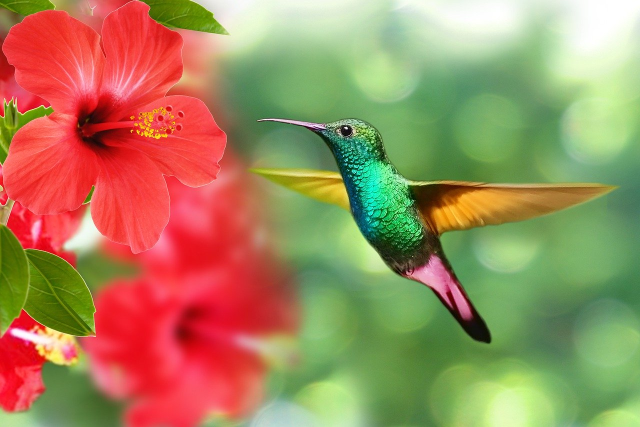
#> input picture local/imgs/colibri.jpg, 1280 x 854 px (shown at 1/2 size)
$ jupyter execute '05 - Ejemplos NumPy.ipynb'   (shell and % lines are left out)
#> lines starting #> are read from the running program, lines starting #| are printed output that depends on the picture
### init.py
course_id = 'UBM-MACHINE-LEARNING-1'
github_repo = 'acubillosunal/%s'%course_id
zip_file_url="https://github.com/%s/archive/main.zip"%github_repo

# [10 lines left out: function get_last_modif_date, not called in this run]

import requests, zipfile, io, os, shutil
def init(force_download=False):
    if force_download or not os.path.exists("local"):
        print("replicating local resources")
        dirname = course_id+"-main/"
        if os.path.exists(dirname):
            shutil.rmtree(dirname)
        r = requests.get(zip_file_url)
        z = zipfile.ZipFile(io.BytesIO(r.content))
        z.extractall()
        if os.path.exists("local"):
            shutil.rmtree("local")
        shutil.move(dirname+"/local", "local")
        shutil.rmtree(dirname)

### 05 - Ejemplos NumPy.ipynb
<a href="https://colab.research.google.com/github/acubillosunal/UBM-MACHINE-LEARNING-1/blob/main/05%20-%20Ejemplos%20NumPy.ipynb" target="_parent"></a>

**Recuerda que una vez abierto, Da clic en "Copiar en Drive", de lo contrario no podras alamancenar tu progreso**

Nota: no olvide ir ejecutando las celdas de código de arriba hacia abajo para que no tenga errores de importación de librerías o por falta de definición de variables.

[cell 1]
import init; init.init(force_download=False);

[cell 2]
from IPython.display import Image

# Ejemplos NumPy

En este punto ya debes haber explorado las bases de NumPy, sino, recuerda hacerlo primero. Acá simplemente se mostrarán algunos usos. Se mostrará también algunos ejemplos de matplotlib, que se estudiará más adelante.

[cell 3]
import cv2
import numpy as np
import matplotlib.pyplot as plt

## Procesar una imagen

Supongamos que tenemos una imagen como la siguiente

[cell 4]
Image("local/imgs/colibri.jpg")

Esa imagen se puede representar en Python como un arreglo de 3 dimenciones: height, width, depth.

[cell 5]
img = cv2.cvtColor(cv2.imread("local/imgs/colibri.jpg", cv2.IMREAD_COLOR), cv2.COLOR_BGR2RGB)

[cell 6]
img.shape
#> Out = (854, 1280, 3)

el arreglo es bastante grande y carece de sentido imprimirlo en el notebook, vamos a imprimir solo un pedacito, usando los índices.

[cell 7]
img[:4, :5]

igualmente inútil....

Algo que sí es útil es extraer una región que nos intere, por ejemplo, supongamos que queremos sacar el colibrí únicamente

[cell 8]
colibri = img[180: 680, 480:-30]
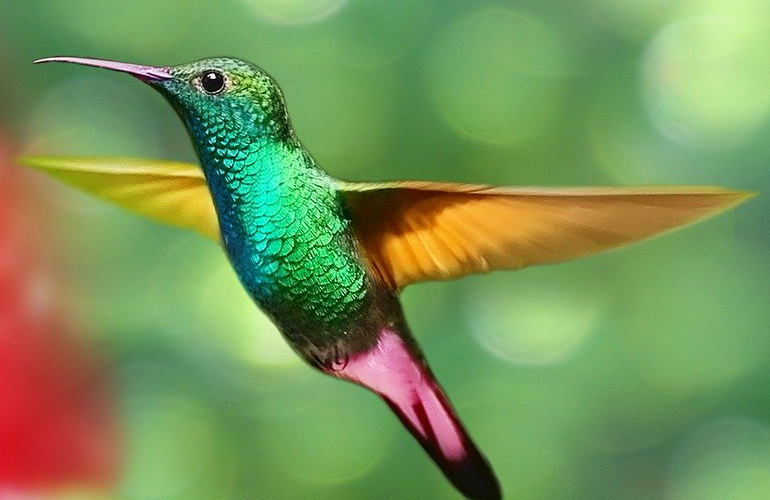
#> colibri: shape (500, 770, 3); mean R, G, B 119.2, 148.1, 88.7
plt.imshow(colibri)
#> (this line was passed over: IPython is not available in this run)

Podemos utilizar muchas funciones de NumPy para hacer cosas con imágenes

[cell 9]
plt.imshow(np.transpose(colibri, (1, 0, 2)))
#> (this line was passed over: IPython is not available in this run)

[cell 10]
plt.imshow(np.mean(colibri, axis=2), cmap="gray")
#> (this line was passed over: IPython is not available in this run)

[cell 11]
plt.imshow(colibri[..., 1], cmap="gray")
#> (this line was passed over: IPython is not available in this run)

## Estimando una regresión lineal

**NO** es el momento para hablar de Machine Learning, pero vale la pena mencionar un ejemplo de cómo NumPy puede ser usado en el campo de la ciencia de datos. Acá un extracto tomado de [un trabajo que dejé empezando](https://github.com/srcolinas/Machine-Learning-Open-Cookbook/blob/master/linear_regression/notebook_01.ipynb).

**Advertencia**: esto no es una explicación completa de regressiones lineales!

>- Predictions: $\hat{Y} = X \mathbf{w}$
>- Loss function: $ L = \| Y - X \mathbf{w} \| _{2}^{2}$
>- Solution by normal equations: $ \mathbf{w} = (X^{T}X)^{-1} X^{T}Y$

La siguiente función nos genera unos datos sintéticos para poder realizar nuestra regresión lineal básica.

[cell 12]
w_real = 0.9

[cell 13]
def make_regression_problem(w):
    b = 0
    X_real = np.linspace(0, 1, 1000000).reshape(-1,1)
    b_noise = 0.1 * np.random.rand(X_real.shape[0], 1)
    y_real = w * X_real + b + b_noise
    sample_size = 60
    indices = np.random.randint(X_real.shape[0], size=sample_size)
    X, y = X_real[indices, 0], y_real[indices]
    return X, y

[cell 14]
X, y = make_regression_problem(w_real)

[cell 15]
plt.scatter(X, y)
#> (this line was passed over: IPython is not available in this run)

Ahora podemos implementar nuestra propia regresión lineal

[cell 16]
def predictions(X, w):
    X_ = np.expand_dims(X, axis=-1)
    return np.dot(X_, w)[..., 0]

[cell 17]
def solve_linear_regression(X, y):
    X_ = np.expand_dims(X, axis=-1)
    XTX = np.dot(X_.T, X_)
    XTX_inv = np.linalg.inv(XTX)
    XTy = np.dot(X_.T, y)
    w = np.dot(XTX_inv, XTy)
    return w

[cell 18]
w_pred = solve_linear_regression(X, y)

[cell 19]
y_pred = predictions(X, w_pred)

[cell 20]
def plot_model_line_with_points(w, X, y):
#> called with w = 0.9, X = array of shape (60,), y = array of shape (60, 1)
    xmin, xmax = np.min(X), np.max(X)
    X_real = np.linspace(xmin, xmax, 1000000).reshape(-1,1)
    if isinstance(w, float):
        w = np.array([[w]])
    y_pred = predictions(X_real, w_pred)
    plt.plot(X_real[:, 0], y_pred)
#> (this line was passed over: IPython is not available in this run)
    plt.scatter(X, y)
#> (this line was passed over: IPython is not available in this run)

$ run again, with local/imgs/Optimi_surface.jpg copied over local/imgs/colibri.jpg
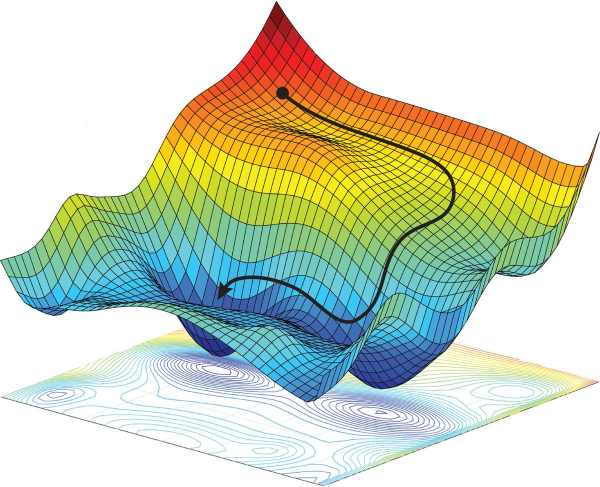
#> input picture local/imgs/Optimi_surface.jpg, 1200 x 973 px (shown at 1/2 size)
#> `colibri = img[180: 680, 480:-30]`:
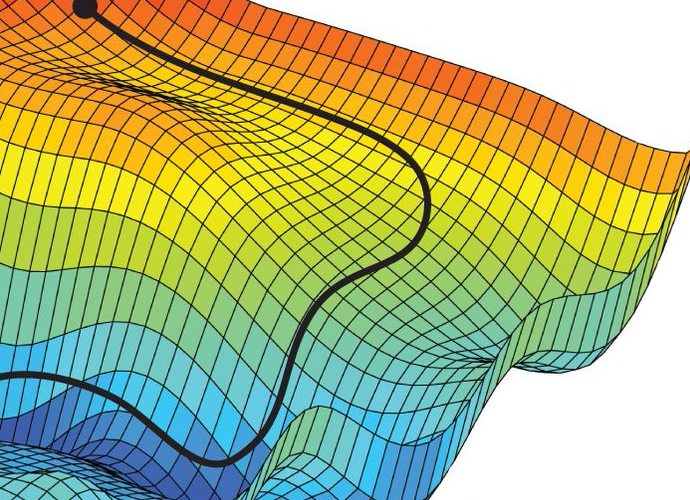
#> colibri: shape (500, 690, 3); mean R, G, B 173.7, 183, 121.1
